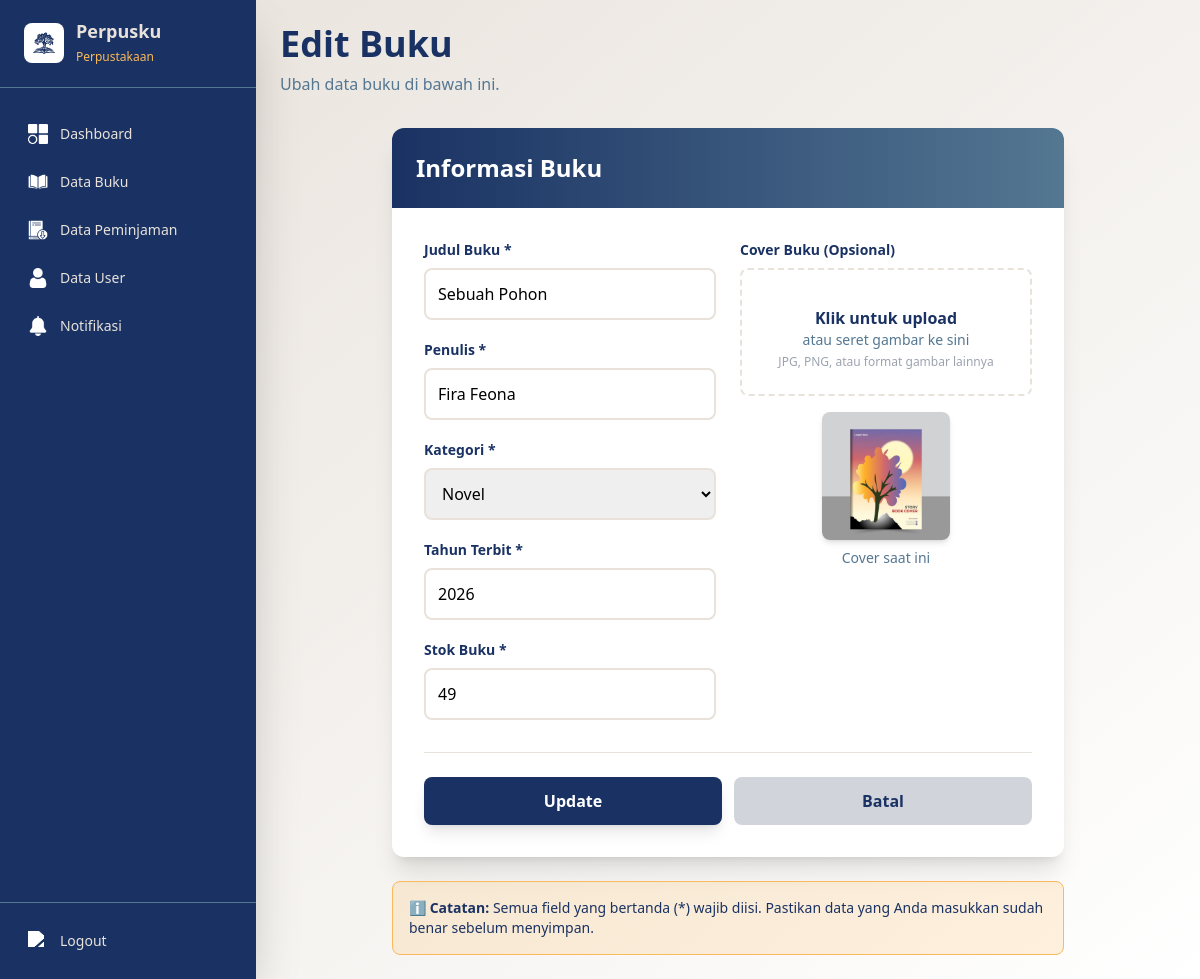
Before: /view/admin/tambah.php?edit=20 (signed in) with the older database file.
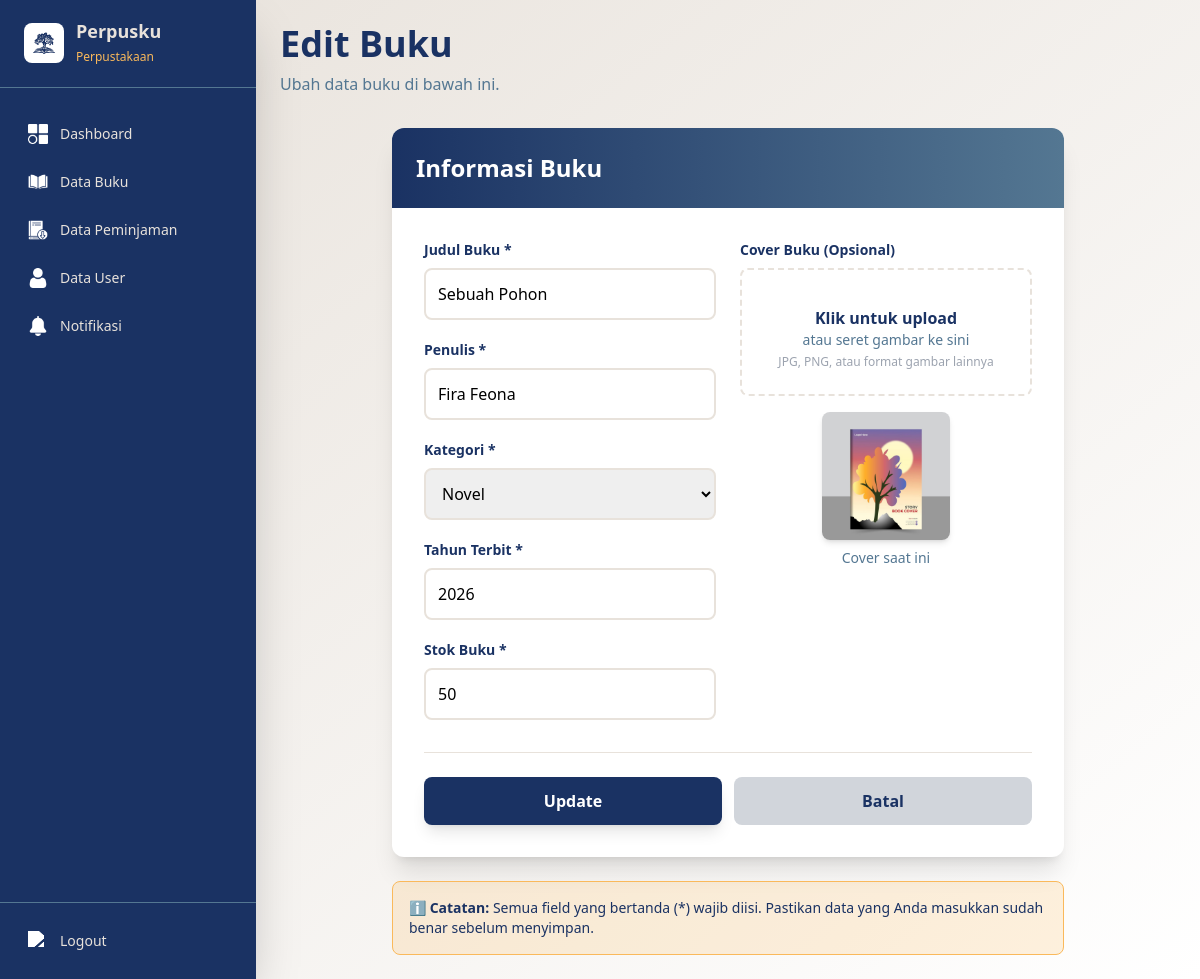
After: the same page with the newer database file.
### tables this page shows
CREATE TABLE `buku` (
  `id_buku` int(11) NOT NULL,
  `cover` varchar(255) NOT NULL,
  `judul` varchar(150) NOT NULL,
  `kategori` varchar(255) NOT NULL,
  `penulis` varchar(100) DEFAULT NULL,
  `tahun` year(4) DEFAULT NULL,
  `stok` int(11) NOT NULL,
  `created_at` datetime DEFAULT current_timestamp()
);

### view/admin/tambah.php (the view, shortened to what the changed rows need)
<?php
include '../../model/koneksi.php';
$isEdit = false;
$editData = [
    'id_buku' => '',
    'judul' => '',
    'kategori' => '',
    'penulis' => '',
    'tahun' => '',
    'stok' => '',
    'cover' => ''
];
if (isset($_GET['edit'])) {
    $isEdit = true;
    $id = intval($_GET['edit']);
    $result = mysqli_query($koneksi, "SELECT * FROM buku WHERE id_buku='$id' LIMIT 1");
    if ($row = mysqli_fetch_assoc($result)) {
        $editData = $row;
    }
}
?>
<!DOCTYPE html>
<html lang="en">
<head>
    <script src="https://cdn.tailwindcss.com"></script>
</head>
<body class="bg-gradient-to-br from-perpusku4 to-white min-h-screen">
    <div id="mainContent" class="flex-1 flex flex-col min-h-screen md:ml-64 transition-all duration-300 p-4 md:p-6">
        <div class="mb-8">
            <h1 class="text-3xl md:text-4xl font-bold text-perpusku1 mb-2">
                <?= $isEdit ? ' Edit Buku' : '+ Tambah Buku' ?>
            </h1>
        </div>
        <div class="bg-white rounded-xl shadow-xl max-w-2xl mx-auto w-full overflow-hidden">
            <div class="bg-gradient-to-r from-perpusku1 to-perpusku2 text-white p-6">
                <h2 class="text-2xl font-bold">Informasi Buku</h2>
            </div>
            <form method="post" enctype="multipart/form-data" action="../../controller/aksi_crud_buku.php" class="p-6 md:p-8">
                <div class="grid grid-cols-1 md:grid-cols-2 gap-6">
                    <div class="space-y-5">
                        <div>
                            <label class="block text-perpusku1 font-bold text-sm mb-2">Judul Buku *</label>
                            <input type="text" name="judul" class="w-full border-2 border-perpusku4 rounded-lg p-3 focus:border-perpusku2 focus:outline-none transition focus:ring-2 focus:ring-perpusku3" placeholder="Masukkan judul buku" required value="<?= htmlspecialchars($editData['judul']) ?>">
                        </div>
                        <div>
                            <label class="block text-perpusku1 font-bold text-sm mb-2">Penulis *</label>
                            <input type="text" name="penulis" class="w-full border-2 border-perpusku4 rounded-lg p-3 focus:border-perpusku2 focus:outline-none transition focus:ring-2 focus:ring-perpusku3" placeholder="Masukkan nama penulis" required value="<?= htmlspecialchars($editData['penulis']) ?>">
                        </div>
                        <div>
                            <label class="block text-perpusku1 font-bold text-sm mb-2">Kategori *</label>
                            <select name="kategori" class="w-full border-2 border-perpusku4 rounded-lg p-3 focus:border-perpusku2 focus:outline-none transition focus:ring-2 focus:ring-perpusku3" required>
                                <option value="Novel" <?= ($editData['kategori'] ?? '') == 'Novel' ? 'selected' : '' ?>>Novel</option>
                            </select>
                        </div>
                        <div>
                            <label class="block text-perpusku1 font-bold text-sm mb-2">Tahun Terbit *</label>
                            <input type="number" name="tahun" class="w-full border-2 border-perpusku4 rounded-lg p-3 focus:border-perpusku2 focus:outline-none transition focus:ring-2 focus:ring-perpusku3" placeholder="Contoh: 2024" min="1900" max="2100" required value="<?= htmlspecialchars($editData['tahun']) ?>">
                        </div>
                        <div>
                            <label class="block text-perpusku1 font-bold text-sm mb-2">Stok Buku *</label>
                            <input type="number" name="stok" class="w-full border-2 border-perpusku4 rounded-lg p-3 focus:border-perpusku2 focus:outline-none transition focus:ring-2 focus:ring-perpusku3" placeholder="Jumlah stok buku" min="0" required value="<?= htmlspecialchars($editData['stok']) ?>">
                        </div>
                    </div>
                    <div>
                        <div id="coverPreview" class="mt-4">
                            <?php if ($isEdit && $editData['cover']): ?>
                                <img src="../../public/cover/<?= htmlspecialchars($editData['cover']) ?>" class="h-32 rounded-lg shadow-md mx-auto mb-2">
                                <p class="text-sm text-perpusku2 text-center">Cover saat ini</p>
                            <?php endif; ?>
                        </div>
                    </div>
                </div>
            </form>
        </div>
    </div>
</body>
</html>

Changed rows visible on the page:
changed buku "Sebuah Pohon": stok "49" → "50"
